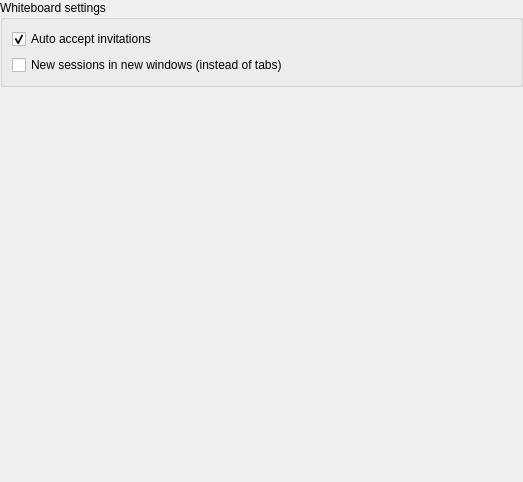
<?xml version="1.0" encoding="UTF-8"?>
<ui version="4.0">
 <author>Olivier Goffart</author>
 <class>WhiteboardPrefsUI</class>
 <widget class="QWidget" name="WhiteboardPrefsUI">
  <property name="geometry">
   <rect>
    <x>0</x>
    <y>0</y>
    <width>523</width>
    <height>482</height>
   </rect>
  </property>
  <layout class="QVBoxLayout">
   <property name="spacing">
    <number>6</number>
   </property>
   <property name="margin">
    <number>0</number>
   </property>
   <item>
    <widget class="QGroupBox" name="groupBox">
     <property name="title">
      <string>Whiteboard settings</string>
     </property>
     <layout class="QGridLayout">
      <property name="margin">
       <number>9</number>
      </property>
      <property name="spacing">
       <number>6</number>
      </property>
      <item row="0" column="0" colspan="2">
       <widget class="QCheckBox" name="chkAutoAccept">
        <property name="whatsThis">
         <string>When a new chat is opened, automatically add the last few messages between you and that contact.</string>
        </property>
        <property name="text">
         <string>Auto accept invitations</string>
        </property>
        <property name="checked">
         <bool>true</bool>
        </property>
       </widget>
      </item>
      <item row="1" column="0" colspan="2">
       <widget class="QCheckBox" name="chkNewWindow">
        <property name="text">
         <string>New sessions in new windows (instead of tabs)</string>
        </property>
       </widget>
      </item>
     </layout>
    </widget>
   </item>
   <item>
    <spacer>
     <property name="orientation">
      <enum>Qt::Vertical</enum>
     </property>
     <property name="sizeType">
      <enum>QSizePolicy::Expanding</enum>
     </property>
     <property name="sizeHint" stdset="0">
      <size>
       <width>341</width>
       <height>16</height>
      </size>
     </property>
    </spacer>
   </item>
  </layout>
 </widget>
 <tabstops>
  <tabstop>chkAutoAccept</tabstop>
 </tabstops>
 <resources/>
 <connections/>
</ui>
